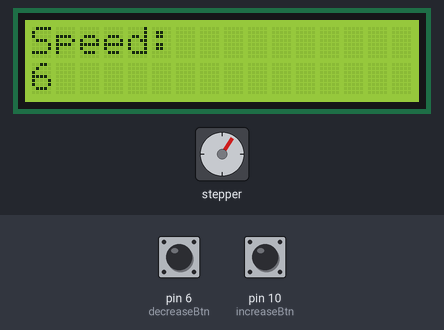
Bench run of a sketch on a simulated Arduino Uno, built with avr-gcc and run on an emulated ATmega328P. On the bench: 16×2 character LCD, stepper motor. Inputs (shaded band) come from the test bench; at power-on: pin 10 (increaseBtn) HIGH, pin 6 (decreaseBtn) HIGH. Stepper angles assume 2048 steps per turn.

Above: at 1.2 s.
1.3 s: pin 10 (increaseBtn) pulled LOW for 1.5 s
At 1.77 s:
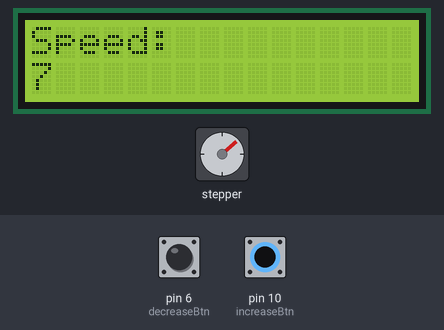
At 2.38 s:
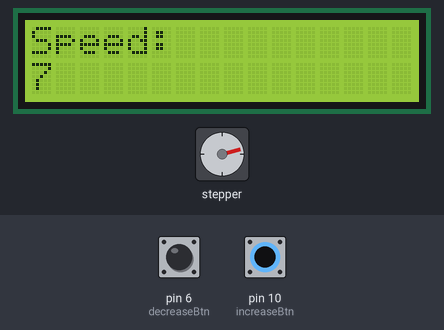
4.3 s: pin 6 (decreaseBtn) pulled LOW for 3.2 s
At 5.44 s:
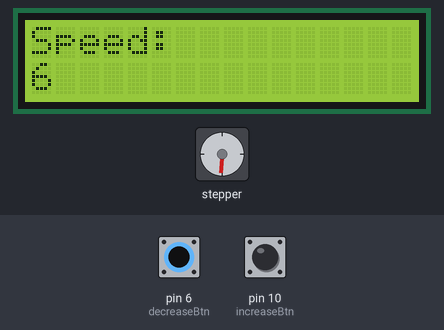
9.0 s: pin 6 (decreaseBtn) pulled LOW for 1.5 s
Timing chart, 0 to 18.0 s (numbered marks = the images above; inputs shaded):
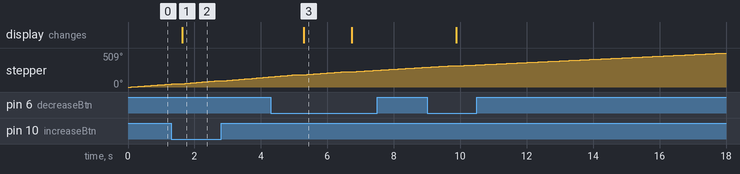

The sketch:

Intro_to_Steppers.ino
```cpp
/*
What you need: 2 buttons, 1 LCD screen, 1 potentiometer, 1 Stepper Motor
What it does: Press the buttons to increase/decrease speed of the motor. Speed is printed on the LCD screen.
 */

#include <Stepper.h>
#include <LiquidCrystal.h>
int stepIN1Pin = 13;
int stepIN2Pin = 7;
int stepIN3Pin = 8;
int stepIN4Pin = 9;

int stepsPerRevolution = 2048;

Stepper myStepper(stepsPerRevolution,
                  stepIN1Pin, stepIN3Pin,
                  stepIN2Pin, stepIN4Pin);

LiquidCrystal lcd(12, 11, 5, 4, 3, 2);

int increaseBtn = 10;
boolean iBState = HIGH;
int decreaseBtn = 6;
boolean dBState = HIGH;

int motor_speed = 6;

int max_speed = 12;
int min_speed = 4;
void setup()
{
    Serial.begin(9600);
    // set the RPM
    myStepper.setSpeed(motor_speed);
    pinMode(increaseBtn, INPUT_PULLUP);
    pinMode(decreaseBtn, INPUT_PULLUP);
    lcd.begin(16, 2);
    lcd.setCursor(0, 0);
    lcd.print("Speed:        ");
}

void loop()
{

    if(debounceDB(dBState) == LOW && dBState == HIGH) //aka if btn is pushed
    {
        if (motor_speed > min_speed)
        {
            motor_speed = motor_speed - 1;
        }
        else
        {
            //do nothing
        }

    }
    if(debounceIB(iBState) == LOW && iBState == HIGH) //aka if other btn is pushed
    {
        if (motor_speed < max_speed)
        {
            motor_speed = motor_speed + 1;
        }
        else
        {
            //do nothing
        }
    }

    lcd.setCursor(0, 7);
    lcd.print(motor_speed);
    lcd.print(" ");
    myStepper.setSpeed(motor_speed);
    myStepper.step(stepsPerRevolution/8);

}

boolean debounceDB(boolean DBSTATE)
{
    boolean Nowstate = digitalRead(decreaseBtn);
    if(DBSTATE != Nowstate)
    {
        delay(200);
        Nowstate = digitalRead(decreaseBtn);
    }
    return Nowstate;
}
boolean debounceIB(boolean State)
{
    boolean StateNow = digitalRead(increaseBtn);
    if(State != StateNow)
    {
        delay(200);
        StateNow = digitalRead(increaseBtn);
    }
    return StateNow;
}
```

Measured:
- after the input at 1.3 s, the display: changes after 0.33 s (image 1)
- after the input at 4.3 s, the display: changes after 0.98 s (image 3)
